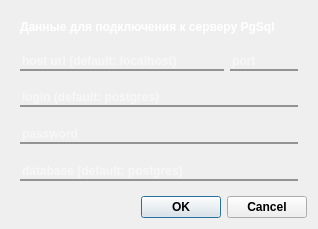
<?xml version="1.0" encoding="UTF-8"?>
<ui version="4.0">
 <class>Dialog</class>
 <widget class="QDialog" name="Dialog">
  <property name="geometry">
   <rect>
    <x>0</x>
    <y>0</y>
    <width>318</width>
    <height>229</height>
   </rect>
  </property>
  <property name="minimumSize">
   <size>
    <width>318</width>
    <height>229</height>
   </size>
  </property>
  <property name="maximumSize">
   <size>
    <width>318</width>
    <height>229</height>
   </size>
  </property>
  <property name="font">
   <font>
    <pointsize>-1</pointsize>
    <weight>62</weight>
    <bold>true</bold>
   </font>
  </property>
  <property name="windowTitle">
   <string>Ввод данных</string>
  </property>
  <property name="styleSheet">
   <string notr="true">* {
	color: white;
	font-weight: 500;
	font-size: 12px;
}

QPushButton {
	color: black;
}

QDialog {
	background-color: qlineargradient(spread:pad, x1:0, y1:1, x2:0, y2:0, stop:0 rgba(38, 44, 66, 		255), stop:1 rgba(96, 94, 108, 255));
}

QLineEdit {
	border: 0;
	border-bottom: 2px solid rgb(147, 147, 147);

	background-color: transparent;
}

QLineEdit:focus {
	border-bottom-color: rgb(255, 255, 38);

	background-color: transparent;
}</string>
  </property>
  <property name="modal">
   <bool>true</bool>
  </property>
  <layout class="QVBoxLayout" name="verticalLayout_2">
   <item>
    <widget class="QWidget" name="centralWidget" native="true">
     <layout class="QVBoxLayout" name="verticalLayout_3">
      <item>
       <widget class="QLabel" name="label">
        <property name="text">
         <string>Данные для подключения к серверу PgSql</string>
        </property>
       </widget>
      </item>
      <item>
       <spacer name="verticalSpacer">
        <property name="orientation">
         <enum>Qt::Vertical</enum>
        </property>
        <property name="sizeHint" stdset="0">
         <size>
          <width>20</width>
          <height>40</height>
         </size>
        </property>
       </spacer>
      </item>
      <item>
       <layout class="QGridLayout" name="gridLayout" columnstretch="75,0,25">
        <property name="sizeConstraint">
         <enum>QLayout::SetDefaultConstraint</enum>
        </property>
        <item row="0" column="2">
         <widget class="QLineEdit" name="editPort">
          <property name="maxLength">
           <number>5</number>
          </property>
          <property name="placeholderText">
           <string>port</string>
          </property>
         </widget>
        </item>
        <item row="0" column="0">
         <widget class="QLineEdit" name="editHostUrl">
          <property name="toolTip">
           <string/>
          </property>
          <property name="statusTip">
           <string/>
          </property>
          <property name="accessibleDescription">
           <string/>
          </property>
          <property name="placeholderText">
           <string>host url (default: localhost)</string>
          </property>
         </widget>
        </item>
       </layout>
      </item>
      <item>
       <spacer name="verticalSpacer_4">
        <property name="orientation">
         <enum>Qt::Vertical</enum>
        </property>
        <property name="sizeHint" stdset="0">
         <size>
          <width>20</width>
          <height>40</height>
         </size>
        </property>
       </spacer>
      </item>
      <item>
       <widget class="QLineEdit" name="editLogin">
        <property name="placeholderText">
         <string>login (default: postgres)</string>
        </property>
       </widget>
      </item>
      <item>
       <spacer name="verticalSpacer_3">
        <property name="orientation">
         <enum>Qt::Vertical</enum>
        </property>
        <property name="sizeHint" stdset="0">
         <size>
          <width>20</width>
          <height>40</height>
         </size>
        </property>
       </spacer>
      </item>
      <item>
       <widget class="QLineEdit" name="editPassword">
        <property name="echoMode">
         <enum>QLineEdit::Password</enum>
        </property>
        <property name="placeholderText">
         <string>password</string>
        </property>
       </widget>
      </item>
      <item>
       <spacer name="verticalSpacer_2">
        <property name="orientation">
         <enum>Qt::Vertical</enum>
        </property>
        <property name="sizeHint" stdset="0">
         <size>
          <width>20</width>
          <height>40</height>
         </size>
        </property>
       </spacer>
      </item>
      <item>
       <widget class="QLineEdit" name="editDatabaseName">
        <property name="placeholderText">
         <string>database (default: postgres)</string>
        </property>
       </widget>
      </item>
     </layout>
    </widget>
   </item>
   <item>
    <widget class="QDialogButtonBox" name="buttonBox">
     <property name="styleSheet">
      <string notr="true"/>
     </property>
     <property name="orientation">
      <enum>Qt::Horizontal</enum>
     </property>
     <property name="standardButtons">
      <set>QDialogButtonBox::Cancel|QDialogButtonBox::Ok</set>
     </property>
    </widget>
   </item>
  </layout>
 </widget>
 <resources/>
 <connections>
  <connection>
   <sender>buttonBox</sender>
   <signal>accepted()</signal>
   <receiver>Dialog</receiver>
   <slot>accept()</slot>
   <hints>
    <hint type="sourcelabel">
     <x>248</x>
     <y>254</y>
    </hint>
    <hint type="destinationlabel">
     <x>157</x>
     <y>274</y>
    </hint>
   </hints>
  </connection>
  <connection>
   <sender>buttonBox</sender>
   <signal>rejected()</signal>
   <receiver>Dialog</receiver>
   <slot>reject()</slot>
   <hints>
    <hint type="sourcelabel">
     <x>316</x>
     <y>260</y>
    </hint>
    <hint type="destinationlabel">
     <x>286</x>
     <y>274</y>
    </hint>
   </hints>
  </connection>
 </connections>
</ui>
